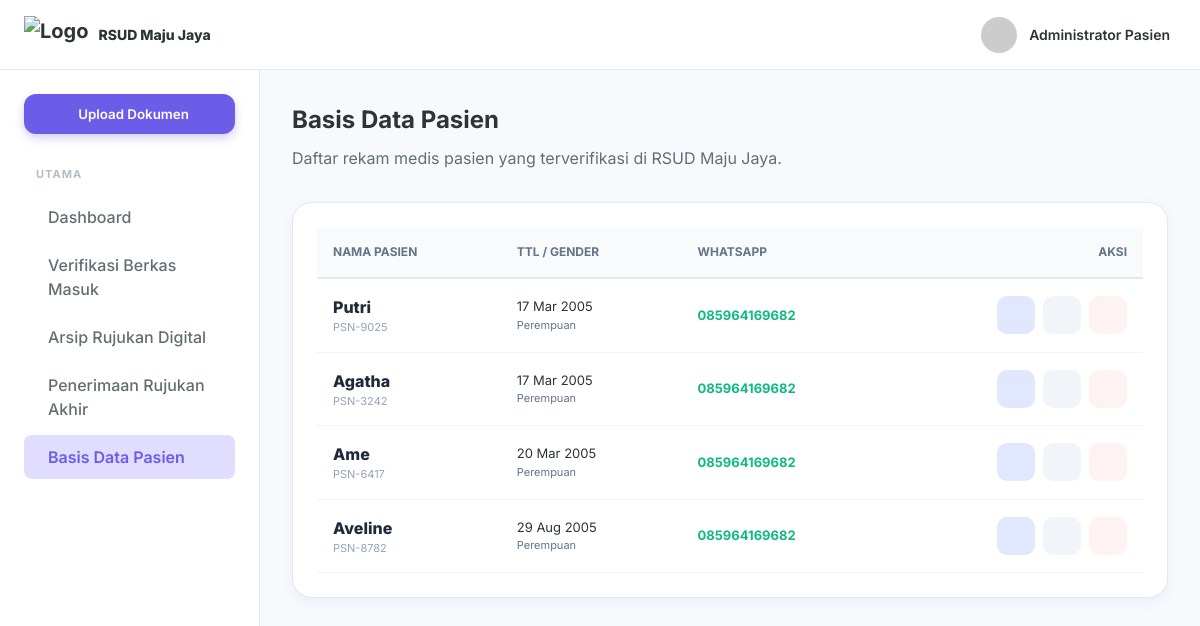
The app's page /referral_patients.php, older data.
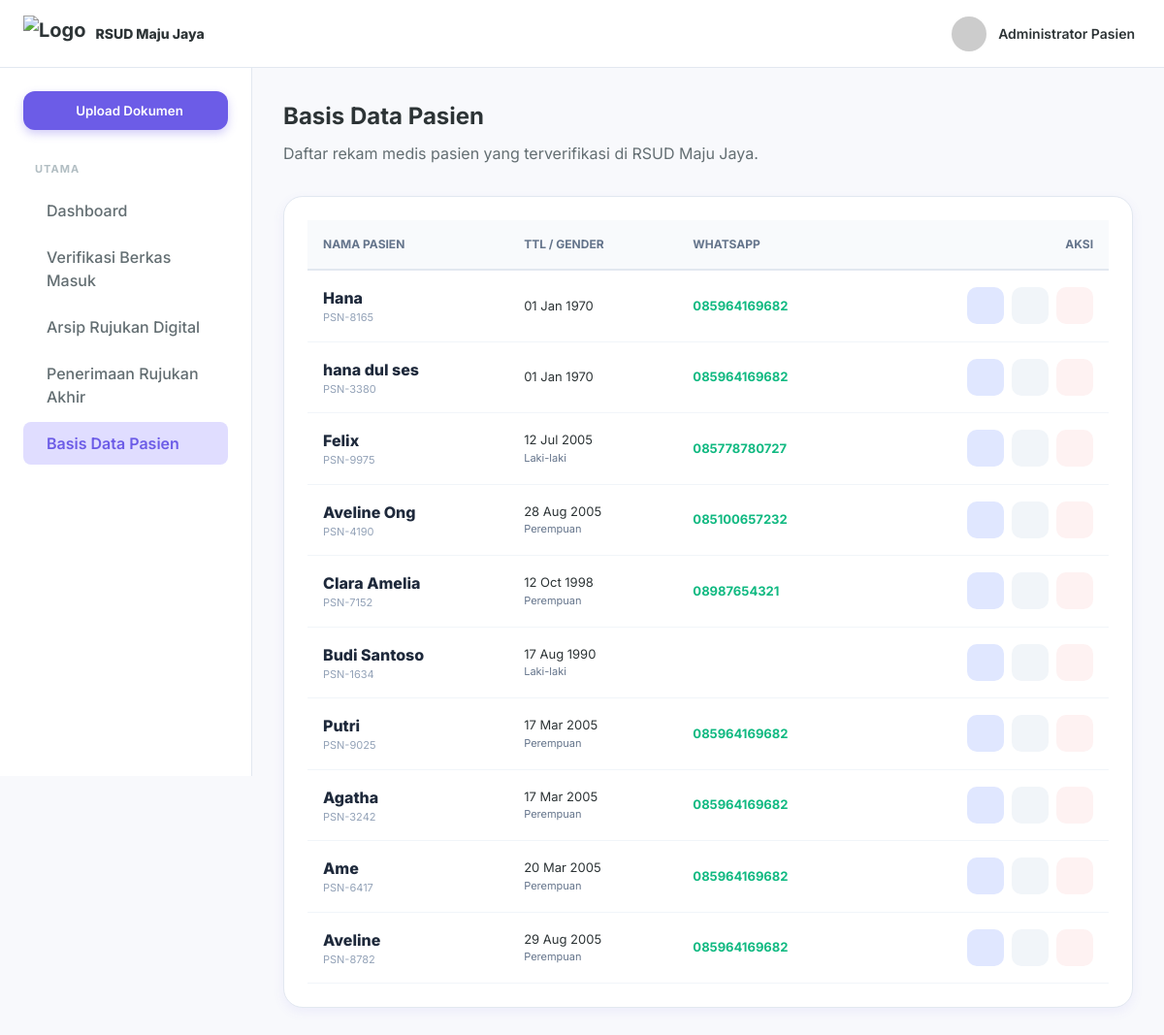
The same page, newer data.
### tables this page shows
CREATE TABLE patients (
        id INTEGER PRIMARY KEY AUTOINCREMENT,
        patient_id TEXT UNIQUE,
        name TEXT,
        birth_date TEXT,
        gender TEXT,
        phone TEXT,
        address TEXT,
        insurance_type TEXT,
        created_at DATETIME DEFAULT CURRENT_TIMESTAMP,
        is_deleted INTEGER DEFAULT 0
    , nik TEXT, card_number TEXT);

### config.php (called while the page is built, shortened)
<?php
$db_file = __DIR__ . '/dms_hospital.sqlite';
try {
    $pdo = new PDO("sqlite:" . $db_file);
    $pdo->setAttribute(PDO::ATTR_ERRMODE, PDO::ERRMODE_EXCEPTION);
    $pdo->setAttribute(PDO::ATTR_DEFAULT_FETCH_MODE, PDO::FETCH_ASSOC);
    class SQLiteCompatibilityLayer {
        private $pdo;
        public function __construct($pdo) {
            $this->pdo = $pdo;
        }
        public function query($sql) {
            try {
                $stmt = $this->pdo->query($sql);
                return new SQLiteResultWrapper($stmt);
            } catch (PDOException $e) {
                die("Database Error: " . $e->getMessage() . " (SQL: $sql)");
            }
        }
    }
    class SQLiteResultWrapper {
        private $data = [];
        private $index = 0;
        public function __construct($stmt) {
            $this->stmt = $stmt;
            if ($stmt) {
                $all = $this->stmt->fetchAll();
                $this->num_rows = count($all);
                $this->data = $all;
                $this->index = 0;
            }
        }
        public function fetch_assoc() {
            if (isset($this->data[$this->index])) {
                return $this->data[$this->index++];
            }
            return null;
        }
        public function data_seek($n) {
            $this->index = $n;
        }
    }
    $conn = new SQLiteCompatibilityLayer($pdo);
} catch (PDOException $e) {
    die("Koneksi SQLite Gagal: " . $e->getMessage());
}

### referral_patients.php (the view, shortened to what this page needs)
<?php
require_once 'config.php';
$sql_patients = "SELECT * FROM patients WHERE is_deleted = 0 ORDER BY created_at DESC";
$result = $conn->query($sql_patients);
if ($result->num_rows > 0) {
    $result->data_seek(0);
}
?>
<!DOCTYPE html>
<html lang="id">
<head>
    <link rel="stylesheet" href="styles.css">
</head>
<body>
    <div class="app-container">
        <header class="navbar">
            <div class="navbar-left">
                <div class="logo" style="display: flex; align-items: center; gap: 10px;">
                    <img src="img/logo.png" alt="Logo" style="height: 38px; width: auto; object-fit: contain;">
                    <span style="font-size: 14px; font-weight: 800;">RSUD Maju Jaya</span>
                </div>
            </div>
            <div class="navbar-right">
                <div class="user-profile">
                    <img src="https://ui-avatars.com/api/?name=Admin+Patient&background=6C5CE7&color=fff&rounded=true">
                    <div class="user-info"><span class="user-name">Administrator Pasien</span></div>
                </div>
            </div>
        </header>
        <div class="main-layout">
            <aside class="sidebar">
                <div class="sidebar-content">
                    <button class="new-doc-btn" onclick="window.location.href='referral_registration.php'"><i class="ph ph-plus"></i><span>Upload Dokumen</span></button>
                    <nav class="sidebar-menu">
                        <div class="menu-group">
                            <h3 class="menu-title">Utama</h3>
                            <ul>
                                <li><a href="referral_dashboard.php"><i class="ph ph-squares-four"></i><span>Dashboard</span></a></li>
                                <li><a href="referral_verification.php"><i class="ph ph-check-square-offset"></i><span>Verifikasi Berkas Masuk</span></a></li>
                                <li><a href="referral_explorer.php"><i class="ph ph-files"></i><span>Arsip Rujukan Digital</span></a></li>
                                <li><a href="referral_specialist.php"><i class="ph ph-stethoscope"></i><span>Penerimaan Rujukan Akhir</span></a></li>
                                <li class="active"><a href="referral_patients.php"><i class="ph ph-users"></i><span>Basis Data Pasien</span></a></li>
                            </ul>
                        </div>
                    </nav>
                </div>
            </aside>
            <main class="content-area">
                <h1 class="page-title">Basis Data Pasien</h1>
                <p class="page-description">Daftar rekam medis pasien yang terverifikasi di RSUD Maju Jaya.</p>
                <div class="card" style="border-radius: 20px; overflow: hidden; margin-top: 32px;">
                    <table style="width: 100%; border-collapse: collapse;">
                        <thead>
                            <tr style="background: #f8fafc; border-bottom: 2px solid #e2e8f0; font-size: 12px; color: #64748b;">
                                <th style="padding: 16px; text-align: left;">NAMA PASIEN</th>
                                <th style="padding: 16px; text-align: left;">TTL / GENDER</th>
                                <th style="padding: 16px; text-align: left;">WHATSAPP</th>
                                <th style="padding: 16px; text-align: right;">AKSI</th>
                            </tr>
                        </thead>
                        <tbody>
                            <?php if ($result->num_rows > 0): ?>
                                <?php while($row = $result->fetch_assoc()): ?>
                                    <tr style="border-bottom: 1px solid #f1f5f9;">
                                        <td style="padding: 16px;">
                                            <div style="font-weight: 800; color: #1e293b;"><?= $row['name'] ?></div>
                                            <div style="font-size: 11px; color: #94a3b8;"><?= $row['patient_id'] ?></div>
                                        </td>
                                        <td style="padding: 16px; font-size: 13px;">
                                            <div><?= date('d M Y', strtotime($row['birth_date'])) ?></div>
                                            <div style="color: #64748b; font-size: 11px;"><?= $row['gender'] ?></div>
                                        </td>
                                        <td style="padding: 16px; font-size: 13px; color: #10b981; font-weight: 700;"><?= $row['phone'] ?></td>
                                        <td style="padding: 16px; text-align: right;">
                                            <div style="display: flex; gap: 8px; justify-content: flex-end;">
                                                <button onclick="openDetailModal('<?= $row['patient_id'] ?>')" class="action-btn" style="background:#e0e7ff; color:#4f46e5;" title="Detail & Riwayat Medis"><i class="ph ph-user-list"></i></button>
                                                <button onclick="openEditModal('<?= $row['patient_id'] ?>')" class="action-btn" style="background:#f1f5f9; color:#6366f1;" title="Edit Profil"><i class="ph ph-note-pencil"></i></button>
                                                <a href="referral_patients.php?delete_id=<?= $row['patient_id'] ?>" onclick="return confirm('Arsip pasien ini akan dipindahkan ke folder sampah (Soft Delete). Lanjutkan?')" class="action-btn" style="background:#fef2f2; color:#ef4444;" title="Hapus"><i class="ph ph-trash"></i></a>
                                            </div>
                                        </td>
                                    </tr>
                                <?php endwhile; ?>
                            <?php else: ?>
                                <tr><td colspan="4" style="padding: 60px; text-align: center; color: #cbd5e1;">Belum ada data pasien aktif.</td></tr>
                            <?php endif; ?>
                        </tbody>
                    </table>
                </div>
            </main>
        </div>
    </div>
</body>
</html>

### styles.css (style rules this page uses)
:root { --primary: #6C5CE7; --primary-hover: #5A4BDE; --secondary: #A29BFE; --secondary-light: #E0DDFF; --bg-color: #F8F9FC; --card-bg: #FFFFFF; --text-main: #2D3436; --text-muted: #636E72; --text-light: #B2BEC3; --border-color: #E2E8F0; --shadow-sm: 0 1px 2px rgba(0,0,0,0.05); --shadow-md: 0 4px 12px rgba(108, 92, 231, 0.08); --shadow-lg: 0 10px 25px rgba(108, 92, 231, 0.12); --radius: 12px; --sidebar-width: 260px; --navbar-height: 70px; --transition: all 0.3s cubic-bezier(0.25, 0.8, 0.25, 1); }
* { margin: 0; padding: 0; box-sizing: border-box; }
body { font-family: 'Inter', sans-serif; background-color: var(--bg-color); color: var(--text-main); line-height: 1.5; overflow-x: hidden; }
ul { list-style: none; }
a { text-decoration: none; color: inherit; }
button { cursor: pointer; border: none; background: none; font-family: inherit; }
.app-container { display: flex; flex-direction: column; min-height: 100vh; }
.main-layout { display: flex; flex: 1; margin-top: var(--navbar-height); }
.navbar { position: fixed; top: 0; left: 0; width: 100%; height: var(--navbar-height); background-color: var(--card-bg); border-bottom: 1px solid var(--border-color); display: flex; align-items: center; justify-content: space-between; padding: 0 24px; z-index: 50; }
.navbar-left { display: flex; align-items: center; gap: 16px; width: var(--sidebar-width); }
.logo { display: flex; align-items: center; gap: 10px; font-weight: 700; font-size: 20px; color: var(--text-main); }
.navbar-right { display: flex; align-items: center; gap: 20px; }
.action-btn { position: relative; font-size: 24px; color: var(--text-muted); transition: var(--transition); }
.user-profile { display: flex; align-items: center; gap: 12px; cursor: pointer; padding: 6px; border-radius: var(--radius); transition: var(--transition); }
.user-profile img { width: 36px; height: 36px; border-radius: 50%; object-fit: cover; }
.user-info { display: flex; flex-direction: column; }
.user-name { font-weight: 600; font-size: 14px; }
.sidebar { width: var(--sidebar-width); background-color: var(--card-bg); border-right: 1px solid var(--border-color); height: calc(100vh - var(--navbar-height)); position: fixed; top: var(--navbar-height); left: 0; transition: var(--transition); z-index: 40; }
.sidebar-content { padding: 24px; height: 100%; overflow-y: auto; }
.new-doc-btn { width: 100%; background-color: var(--primary); color: white; padding: 12px; border-radius: var(--radius); display: flex; align-items: center; justify-content: center; gap: 8px; font-weight: 600; margin-bottom: 32px; transition: var(--transition); box-shadow: 0 4px 10px rgba(108, 92, 231, 0.3); }
.menu-group { margin-bottom: 24px; }
.menu-title { font-size: 11px; text-transform: uppercase; letter-spacing: 1px; color: var(--text-light); margin-bottom: 12px; padding-left: 12px; }
.sidebar-menu ul li { margin-bottom: 4px; }
.sidebar-menu ul li a { display: flex; align-items: center; gap: 12px; padding: 10px 12px; border-radius: 8px; color: var(--text-muted); font-weight: 500; transition: var(--transition); }
.sidebar-menu ul li.active a { background-color: var(--secondary-light); color: var(--primary); font-weight: 600; }
.content-area { margin-left: var(--sidebar-width); padding: 32px; width: calc(100% - var(--sidebar-width)); transition: var(--transition); }
.page-title { font-size: 24px; font-weight: 700; margin-bottom: 8px; }
.page-description { color: var(--text-muted); }
.card { background-color: var(--card-bg); border-radius: var(--radius); box-shadow: var(--shadow-md); border: 1px solid var(--border-color); padding: 24px; }

### referral_patients.php (style rules this page uses)
.action-btn { width: 38px; height: 38px; border-radius: 10px; border: none; cursor: pointer; display: flex; align-items: center; justify-content: center; transition: 0.2s; text-decoration:none; }

Row changes from the older to the newer data that the page shows:
added patients: name "Hana", patient "PSN-8165", birth_date "01 Jan 1970", phone "085964169682"
added patients: name "hana dul ses", patient "PSN-3380", birth_date "01 Jan 1970", phone "085964169682"
added patients: name "Felix", patient "PSN-9975", birth_date "12 Jul 2005", gender "Laki-laki", phone "085778780727"
added patients: name "Aveline Ong", patient "PSN-4190", birth_date "28 Aug 2005", gender "Perempuan", phone "085100657232"
added patients: name "Clara Amelia", patient "PSN-7152", birth_date "12 Oct 1998", gender "Perempuan", phone "08987654321"
added patients: name "Budi Santoso", patient "PSN-1634", birth_date "17 Aug 1990", gender "Laki-laki"
